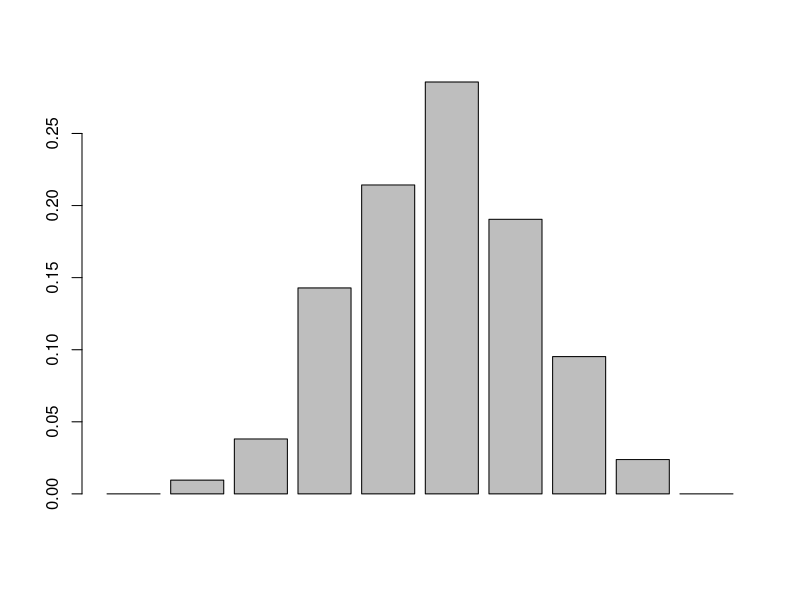

Reproduce this figure in R.
druns = function(n, n0, n1){
  b=NULL
  a=1:n
  for(i in 1:n){
    if(a[i]%%2==0){
      k=a[i]/2
      b[i]=2*choose((n1-1),(k-1))*choose((n0-1),(k-1))/choose(n,n1)
    }
    else{
      k=(a[i]-1)/2
      b[i]=(choose((n1-1),(k-1))*choose((n0-1),k)+
              choose((n0-1),(k-1))*choose((n1-1),k))/choose(n,n1)
    }
  }
  c=NULL
  c[1]=b[1]
  for(i in 2:n){
    c[i] = c[(i-1)] + b[i]
  }
  result=as.data.frame(cbind(a,b,c))
  colnames(result)=c("k", "prob", "cumuprob")
  return(result)
}

res=druns(10,4,6)
print(res)
barplot(res$prob)